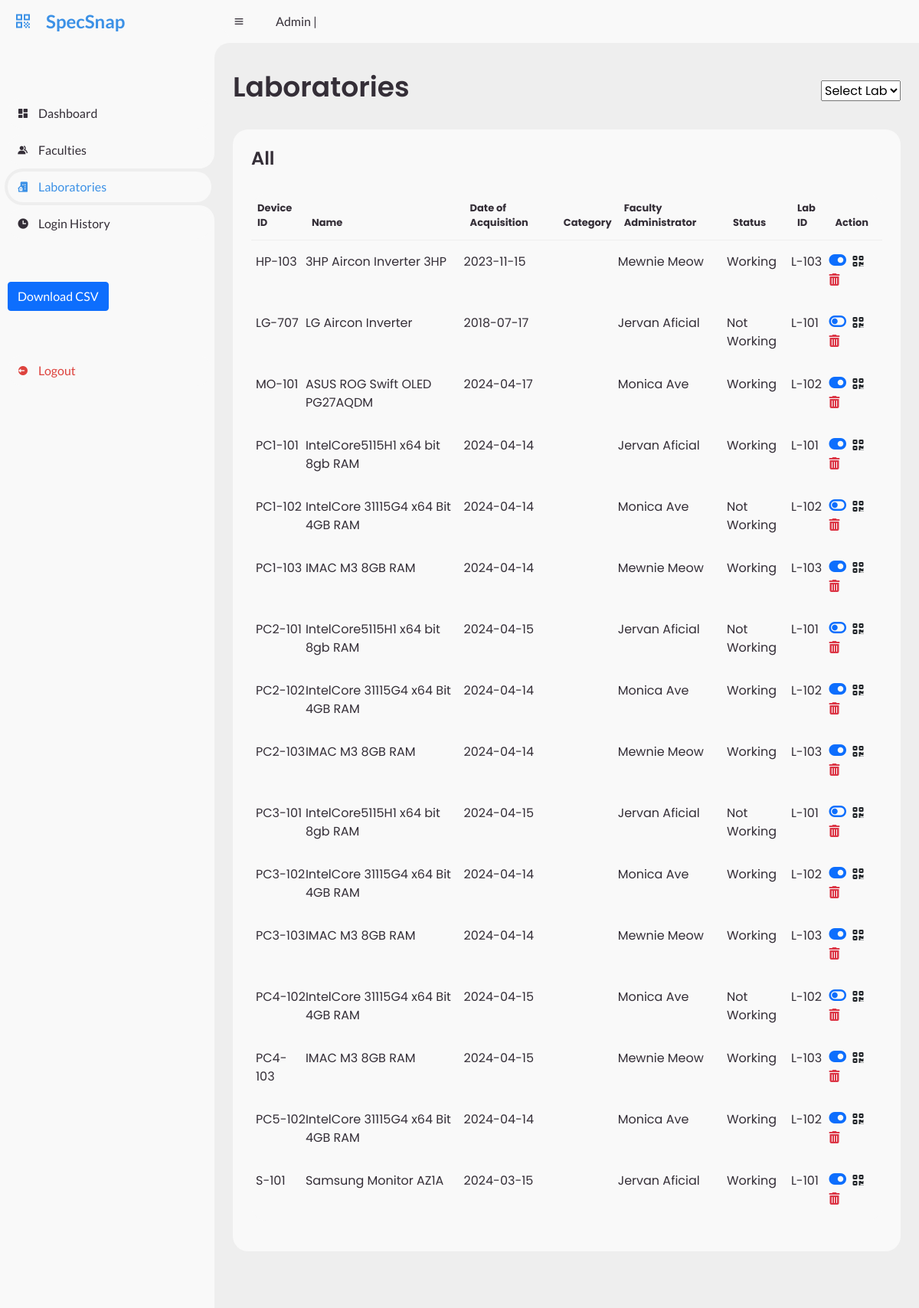
The app's page /lview.php, older data.
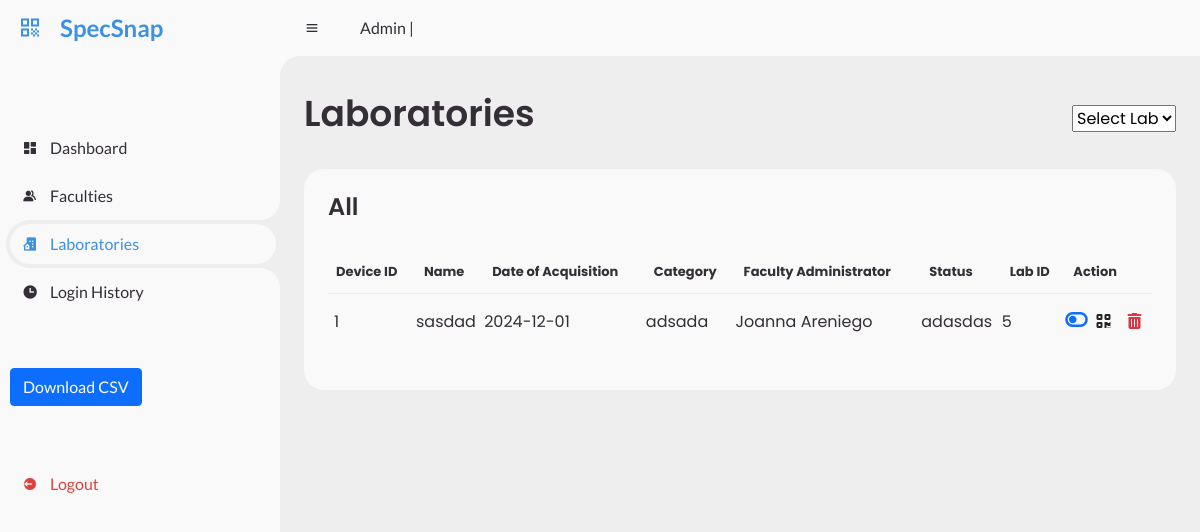
The same page, newer data.
### tables this page shows
CREATE TABLE `hardwares` (
  `deviceID` int(50) NOT NULL,
  `name` varchar(65) NOT NULL,
  `brand` varchar(100) NOT NULL,
  `sponsorName` varchar(100) NOT NULL,
  `category` varchar(100) NOT NULL,
  `serialNo` varchar(100) NOT NULL,
  `doAcquisition` date NOT NULL,
  `status` varchar(20) NOT NULL,
  `idno` varchar(50) NOT NULL,
  `labID` int(50) NOT NULL
);

CREATE TABLE `faculty` (
  `idno` varchar(50) NOT NULL,
  `fname` varchar(40) DEFAULT NULL,
  `mname` varchar(40) NOT NULL,
  `lname` varchar(40) NOT NULL,
  `sex` varchar(6) NOT NULL,
  `addrs` varchar(100) DEFAULT NULL,
  `cpno` varchar(11) NOT NULL,
  `department` varchar(30) NOT NULL,
  `position` varchar(30) NOT NULL,
  `faculty_stat` varchar(20) NOT NULL,
  `email` varchar(50) DEFAULT NULL,
  `passw` varchar(30) DEFAULT NULL
);

### lview.php (the view, shortened to what the changed rows need)
<?php
include "db_connection.php";
if (isset($_POST['labID'])) {
    $labID = $_POST['labID'];
    $query = "SELECT hardwares.deviceID, hardwares.name, hardwares.labID, hardwares.doAcquisition, hardwares.category, hardwares.status, faculty.fname, faculty.lname
                FROM hardwares
                INNER JOIN faculty ON hardwares.idno = faculty.idno
                WHERE `labID` = '$labID'";
    $result = mysqli_query($link, $query);
    $labNameQuery = "SELECT labname, labLoc FROM laboratory WHERE labID = '$labID'";
    $labNameResult = mysqli_query($link, $labNameQuery);
    $lab = mysqli_fetch_assoc($labNameResult);
    $selectedLabID = isset($lab['labID']) ? $lab['labID'] : '';
    $selectedLabName = isset($lab['labname']) ? $lab['labname'] : '';
    $selectedLabLoc = isset($lab['labLoc']) ? $lab['labLoc'] : '';
} else {
    $query = "SELECT hardwares.deviceID, hardwares.name, hardwares.labID, hardwares.doAcquisition, hardwares.category, hardwares.status, faculty.fname, faculty.lname
                FROM hardwares
                INNER JOIN faculty ON hardwares.idno = faculty.idno";
    $result = mysqli_query($link, $query);
}
?>
<!DOCTYPE html>
<html lang="en">
<head>
	<link href='https://unpkg.com/boxicons@2.0.9/css/boxicons.min.css' rel='stylesheet'>
	<link href="https://cdn.jsdelivr.net/npm/bootstrap@5.0.2/dist/css/bootstrap.min.css" rel="stylesheet">
    <link href="https://cdn.jsdelivr.net/npm/bootstrap@5.0.2/dist/css/bootstrap.min.css" rel="stylesheet">
    <link rel="stylesheet" href="https://cdn.datatables.net/1.11.5/css/dataTables.bootstrap5.min.css">
    <link rel="stylesheet" href="https://cdnjs.cloudflare.com/ajax/libs/font-awesome/4.7.0/css/font-awesome.min.css">
    <link rel="stylesheet" href="https://cdnjs.cloudflare.com/ajax/libs/font-awesome/4.7.0/css/font-awesome.min.css">
	<link rel="stylesheet" href="assets/css/fac-adm-style.css">
    <link rel="stylesheet" href="assets/css/hview.css">
</head>
<body style="background-color: #eee">
	<section id="content">
		<main>
        <div class="head-title">
                <div class="left">
                    <h1>Laboratories</h1>
                </div>
            </div>
            <div class="table-data">
                <div class="order">
                <?php
                    if ($result) {
                        if ($result->num_rows > 0) {
                            echo '
                            <div class="table-responsive">
                            <table id="example" class="table table-hover">
                        <thead>
                            <tr>
                                <th>Device ID</th>
                                <th>Name</th>
                                <th>Date of Acquisition</th>
                                <th>Category</th>
                                <th>Faculty Administrator</th>
                                <th>Status</th>
                                <th>Lab ID</th>
                                <th>Action</th>
                            </tr>
                        </thead>
                        <tbody>';
                                    while ($row = $result->fetch_assoc()) {
                                        echo '<tr>';
                                        echo '<td>' . (isset($row['deviceID']) ? $row['deviceID'] : '') . '</td>';
                                        echo '<td>' . (isset($row['name']) ? $row['name'] : '') . '</td>';
                                        echo '<td>' . (isset($row['doAcquisition']) ? $row['doAcquisition'] : '') . '</td>';
                                        echo '<td>' . (isset($row['category']) ? $row['category'] : '') . '</td>';
                                        echo '<td>' . (isset($row['fname']) ? $row['fname'] : '') . ' ' . (isset($row['lname']) ? $row['lname'] : '') . '</td>';
                                        echo '<td>' . (isset($row['status']) ? $row['status'] : '') . '</td>';
                                        echo '<td>' . (isset($row['labID']) ? $row['labID'] : '') . '</td>';
                                        echo '<td>';
                                        if ($row['status'] === 'Working') {
                                            echo '<a href="lchange.php?id=' . $row['deviceID'] . '" class="link-primary"><i class="fa fa-toggle-on fs-5"></i></a>';
                                        } else {
                                            echo '<a href="lchange.php?id=' . $row['deviceID'] . '" class="link-primary"><i class="fa fa-toggle-off fs-5"></i></a>';
                                        }
                                        echo '<a href="#" class="link-dark qr-link" data-bs-toggle="modal" data-bs-target="#qrModal" data-deviceid="'. $row['deviceID'] . '" data-name="' . urlencode($row['name']) . '" data-doacquisition="' . urlencode($row['doAcquisition']) . '" data-status="' . urlencode($row['status']) . '" data-labid="' . urlencode($row['labID']) . '"><i class="fa fa-qrcode" aria-hidden="true"></i></a>';
                                        echo '<a href="javascript:void(0);" class="link-danger delete-link" data-deviceid="' . $row['deviceID'] . '" data-labid="' . $row['labID'] . '"><i class="fa fa-trash" aria-hidden="true"></i></a>';
                                        echo '</td>';
                                        echo '</tr>';
                                    }
                                    echo '
                                    </tbody>
                                </table>
                                </div>';
                                } else {
                                    echo "<tr><td colspan='6'>No results found.</td></tr>";
                                }
                            }
                            ?>
            </div>
		</main>
	</section>
</body>
</html>

Row changes from the older to the newer data that the page shows:
removed hardwares: deviceID "HP-103", name "3HP Aircon Inverter 3HP", doAcquisition "2023-11-15", idno.fname "Mewnie", idno.lname "Meow", status "Working", labID "L-103"
removed hardwares: deviceID "LG-707", name "LG Aircon Inverter", doAcquisition "2018-07-17", idno.fname "Jervan", idno.lname "Aficial", status "Not Working", labID "L-101"
removed hardwares: deviceID "MO-101", name "ASUS ROG Swift OLED PG27AQDM", doAcquisition "2024-04-17", idno.fname "Monica", idno.lname "Ave", status "Working", labID "L-102"
removed hardwares: deviceID "PC1-101", name "IntelCore5115H1 x64 bit 8gb RAM", doAcquisition "2024-04-14", idno.fname "Jervan", idno.lname "Aficial", status "Working", labID "L-101"
removed hardwares: deviceID "PC1-102", name "IntelCore 31115G4 x64 Bit 4GB RAM", doAcquisition "2024-04-14", idno.fname "Monica", idno.lname "Ave", status "Not Working", labID "L-102"
removed hardwares: deviceID "PC1-103", name "IMAC M3 8GB RAM", doAcquisition "2024-04-14", idno.fname "Mewnie", idno.lname "Meow", status "Working", labID "L-103"
removed hardwares: deviceID "PC2-101", name "IntelCore5115H1 x64 bit 8gb RAM", doAcquisition "2024-04-15", idno.fname "Jervan", idno.lname "Aficial", status "Not Working", labID "L-101"
removed hardwares: deviceID "PC2-102", name "IntelCore 31115G4 x64 Bit 4GB RAM", doAcquisition "2024-04-14", idno.fname "Monica", idno.lname "Ave", status "Working", labID "L-102"
removed hardwares: deviceID "PC2-103", name "IMAC M3 8GB RAM", doAcquisition "2024-04-14", idno.fname "Mewnie", idno.lname "Meow", status "Working", labID "L-103"
removed hardwares: deviceID "PC3-101", name "IntelCore5115H1 x64 bit 8gb RAM", doAcquisition "2024-04-15", idno.fname "Jervan", idno.lname "Aficial", status "Not Working", labID "L-101"
removed hardwares: deviceID "PC3-102", name "IntelCore 31115G4 x64 Bit 4GB RAM", doAcquisition "2024-04-14", idno.fname "Monica", idno.lname "Ave", status "Working", labID "L-102"
removed hardwares: deviceID "PC3-103", name "IMAC M3 8GB RAM", doAcquisition "2024-04-14", idno.fname "Mewnie", idno.lname "Meow", status "Working", labID "L-103"
removed hardwares: deviceID "PC4-102", name "IntelCore 31115G4 x64 Bit 4GB RAM", doAcquisition "2024-04-15", idno.fname "Monica", idno.lname "Ave", status "Not Working", labID "L-102"
removed hardwares: deviceID "PC4-103", name "IMAC M3 8GB RAM", doAcquisition "2024-04-15", idno.fname "Mewnie", idno.lname "Meow", status "Working", labID "L-103"
removed hardwares: deviceID "PC5-102", name "IntelCore 31115G4 x64 Bit 4GB RAM", doAcquisition "2024-04-14", idno.fname "Monica", idno.lname "Ave", status "Working", labID "L-102"
removed hardwares: deviceID "S-101", name "Samsung Monitor AZ1A", doAcquisition "2024-03-15", idno.fname "Jervan", idno.lname "Aficial", status "Working", labID "L-101"
added hardwares: deviceID "1", name "sasdad", doAcquisition "2024-12-01", category "adsada", idno.fname "Joanna", idno.lname "Areniego", status "adasdas", labID "5"
